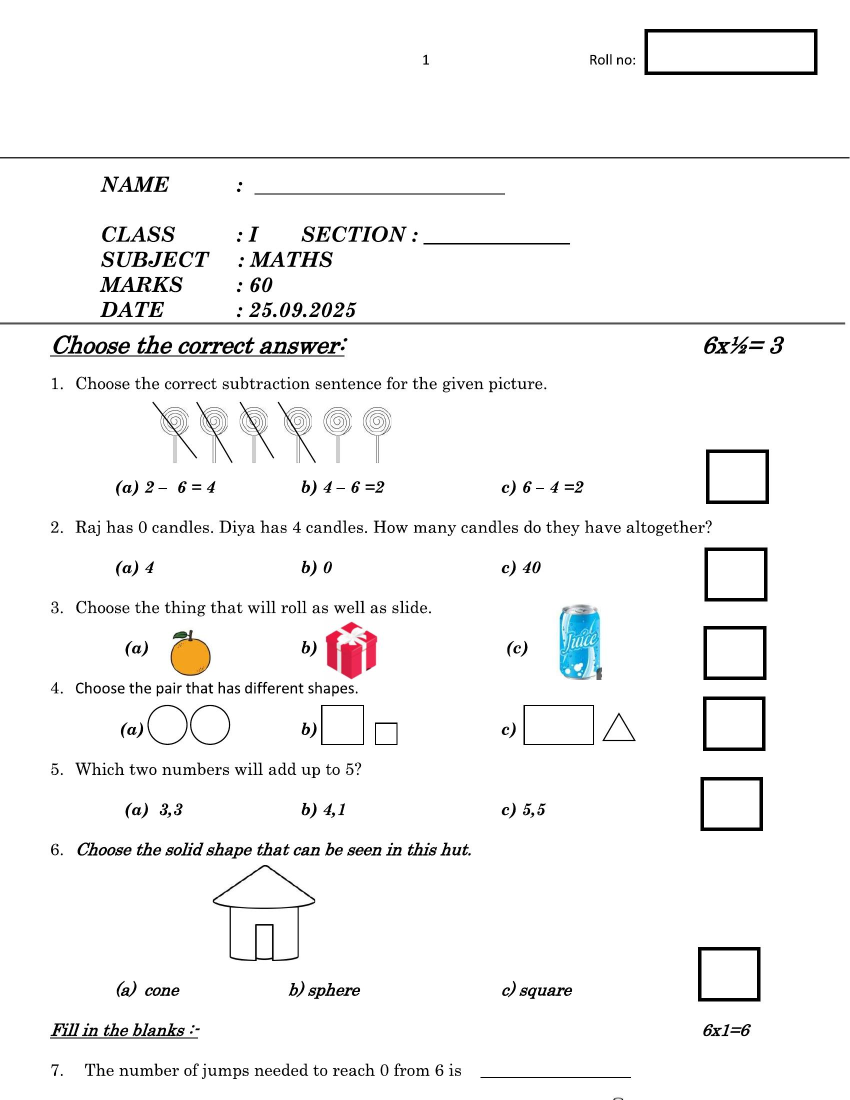
#> input picture Downloads/VoidHackathon_AutoEval-main/VoidHackathon_AutoEval-main/backend/input_images/1.jpg, 1700 x 2200 px (shown at 1/2 size); its folder holds only this picture in this run
$ python augment.py
#> lines starting #> are read from the running program, lines starting #| are printed output that depends on the picture
import cv2
import numpy as np
import os
import random
from PIL import Image, ImageEnhance, ImageFilter
from noise import pnoise2

# Input and output directories
input_dir = "input_images"
output_dir = "augmented_images"
os.makedirs(output_dir, exist_ok=True)

# ======= BASIC TRANSFORMATIONS =======

def random_skew(image):
    rows, cols, _ = image.shape
    angle = random.uniform(-15, 15)
    M = cv2.getRotationMatrix2D((cols/2, rows/2), angle, 1)
    return cv2.warpAffine(image, M, (cols, rows), borderValue=(255, 255, 255))

def random_perspective(image):
    rows, cols, _ = image.shape
    margin = 60
    pts1 = np.float32([[margin, margin], [cols-margin, margin],
                       [margin, rows-margin], [cols-margin, rows-margin]])
    shift = random.randint(10, 50)
    pts2 = np.float32([
        [margin + random.randint(-shift, shift), margin + random.randint(-shift, shift)],
        [cols - margin + random.randint(-shift, shift), margin + random.randint(-shift, shift)],
        [margin + random.randint(-shift, shift), rows - margin + random.randint(-shift, shift)],
        [cols - margin + random.randint(-shift, shift), rows - margin + random.randint(-shift, shift)]
    ])
    M = cv2.getPerspectiveTransform(pts1, pts2)
    return cv2.warpPerspective(image, M, (cols, rows), borderValue=(255, 255, 255))

def random_scale(image):
    scale = random.uniform(0.9, 1.1)
    return cv2.resize(image, None, fx=scale, fy=scale, interpolation=cv2.INTER_LINEAR)

def random_translate(image):
    rows, cols, _ = image.shape
    tx = random.randint(-20, 20)
    ty = random.randint(-20, 20)
    M = np.float32([[1, 0, tx], [0, 1, ty]])
    return cv2.warpAffine(image, M, (cols, rows), borderValue=(255, 255, 255))

def add_noise(image):
    row, col, ch = image.shape
    mean = 0
    var = random.uniform(10, 30)
    sigma = var ** 0.5
    gauss = np.random.normal(mean, sigma, (row, col, ch))
    noisy = image + gauss
    return np.clip(noisy, 0, 255).astype(np.uint8)

def adjust_contrast_brightness(image):
    pil_img = Image.fromarray(cv2.cvtColor(image, cv2.COLOR_BGR2RGB))
    enhancer = ImageEnhance.Contrast(pil_img)
    image_enhanced = enhancer.enhance(random.uniform(0.7, 1.3))
    enhancer_brightness = ImageEnhance.Brightness(image_enhanced)
    final = enhancer_brightness.enhance(random.uniform(0.8, 1.2))
    return cv2.cvtColor(np.array(final), cv2.COLOR_RGB2BGR)

def blur_or_wrinkle(image):
    pil_img = Image.fromarray(cv2.cvtColor(image, cv2.COLOR_BGR2RGB))
    if random.random() > 0.5:
        pil_img = pil_img.filter(ImageFilter.GaussianBlur(radius=random.uniform(0.5, 2.0)))
    return cv2.cvtColor(np.array(pil_img), cv2.COLOR_RGB2BGR)

# ======= ADVANCED AUGMENTATIONS =======

def generate_wrinkle_texture(width, height, scale=100):
    wrinkle_map = np.zeros((height, width), np.float32)
    for y in range(height):
        for x in range(width):
            wrinkle_map[y][x] = pnoise2(x / scale, y / scale, octaves=6)
    wrinkle_map = cv2.normalize(wrinkle_map, None, 0, 255, cv2.NORM_MINMAX)
    wrinkle_map = cv2.GaussianBlur(wrinkle_map, (9,9), 0)
    return wrinkle_map.astype(np.uint8)

def apply_wrinkle_effect(image):
    h, w, _ = image.shape
    wrinkle_map = generate_wrinkle_texture(w, h, scale=random.randint(60, 150))
    wrinkle_colored = cv2.cvtColor(wrinkle_map, cv2.COLOR_GRAY2BGR)
    alpha = random.uniform(0.15, 0.35)
    blended = cv2.addWeighted(image, 1 - alpha, wrinkle_colored, alpha, 0)
    return blended

def apply_shadow(image):
    h, w, _ = image.shape
    mask = np.ones((h, w), np.float32)
    x_start = random.randint(0, w//2)
    y_start = random.randint(0, h//2)
    direction = random.choice(["horizontal", "vertical", "diagonal"])

    if direction == "horizontal":
        for i in range(w):
            mask[:, i] *= 1 - (i - x_start) / w * random.uniform(0.3, 0.6)
    elif direction == "vertical":
        for i in range(h):
            mask[i, :] *= 1 - (i - y_start) / h * random.uniform(0.3, 0.6)
    else:
        for i in range(h):
            for j in range(w):
                mask[i, j] *= 1 - ((i + j) / (h + w)) * random.uniform(0.3, 0.6)

    mask = np.clip(mask, 0.6, 1.0)
    shadowed = (image * mask[..., np.newaxis]).astype(np.uint8)
    return shadowed

# ======= MAIN LOOP =======

for filename in os.listdir(input_dir):
    if filename.lower().endswith(('.jpg', '.jpeg', '.png')):
        img_path = os.path.join(input_dir, filename)
        image = cv2.imread(img_path)
#> image is the input picture: shape (2200, 1700, 3); mean B, G, R 245.7, 245.7, 245.8

        for i in range(10):  # number of distorted versions per image
            aug_img = image.copy()

            # Choose random distortions
            operations = [
                random_skew, random_perspective, random_scale,
                random_translate, add_noise, adjust_contrast_brightness,
                blur_or_wrinkle, apply_wrinkle_effect, apply_shadow
            ]

            num_ops = random.randint(3, 6)
            chosen_ops = random.sample(operations, num_ops)

            for op in chosen_ops:
#> (the run stopped early here; a loop or call above may not have finished)

$ run again, on Downloads/VoidHackathon_AutoEval-main/VoidHackathon_AutoEval-main/backend/input_images/2.jpg
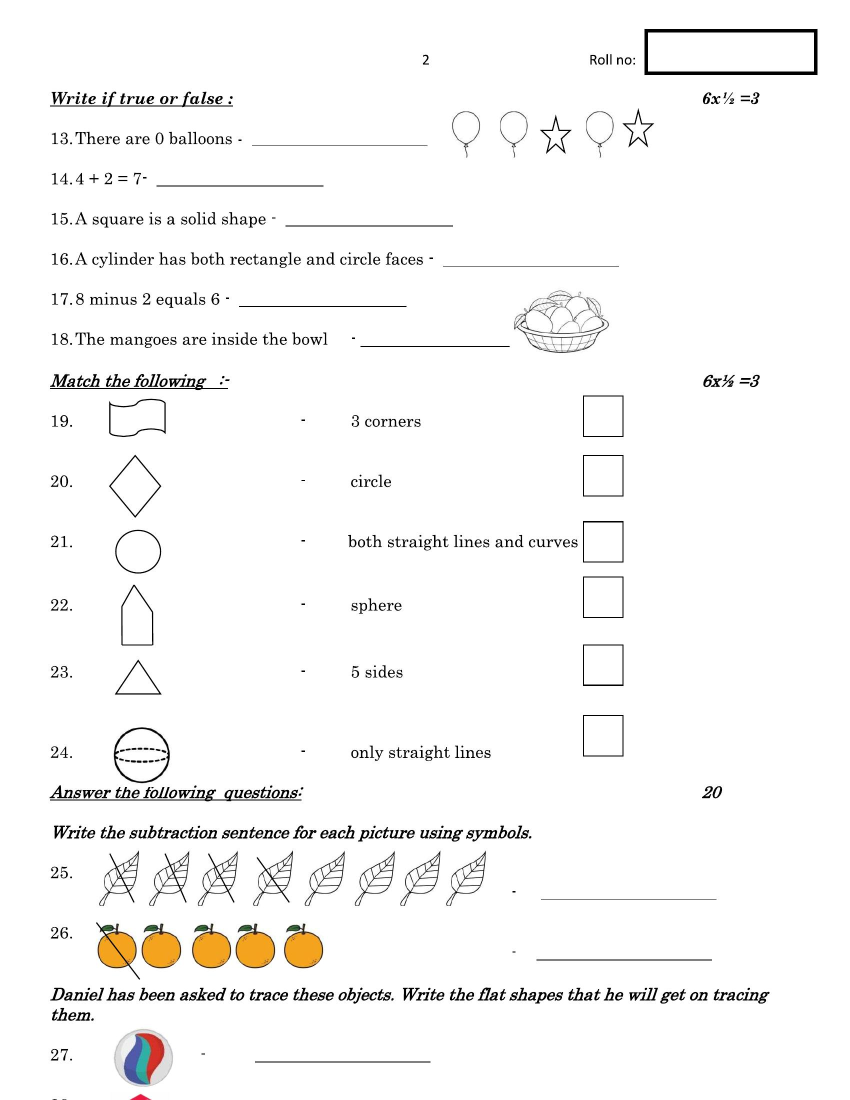
#> input picture Downloads/VoidHackathon_AutoEval-main/VoidHackathon_AutoEval-main/backend/input_images/2.jpg, 1700 x 2200 px (shown at 1/2 size)
#> image is the input picture: shape (2200, 1700, 3); mean B, G, R 246.9, 247.5, 248

$ run again, on Downloads/VoidHackathon_AutoEval-main/VoidHackathon_AutoEval-main/backend/input_images/TEST.jpeg
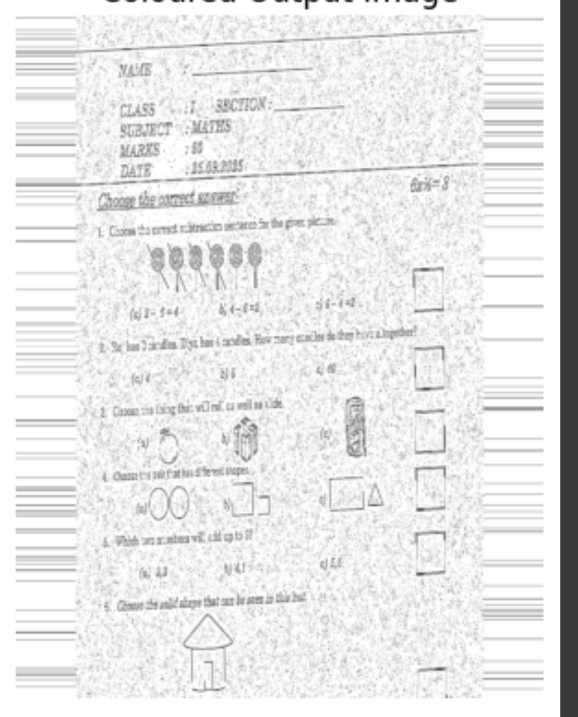
#> input picture Downloads/VoidHackathon_AutoEval-main/VoidHackathon_AutoEval-main/backend/input_images/TEST.jpeg, 1156 x 1433 px (shown at 1/2 size)
#> image is the input picture: shape (1433, 1156, 3); min 1, max 255, mean 232.2
